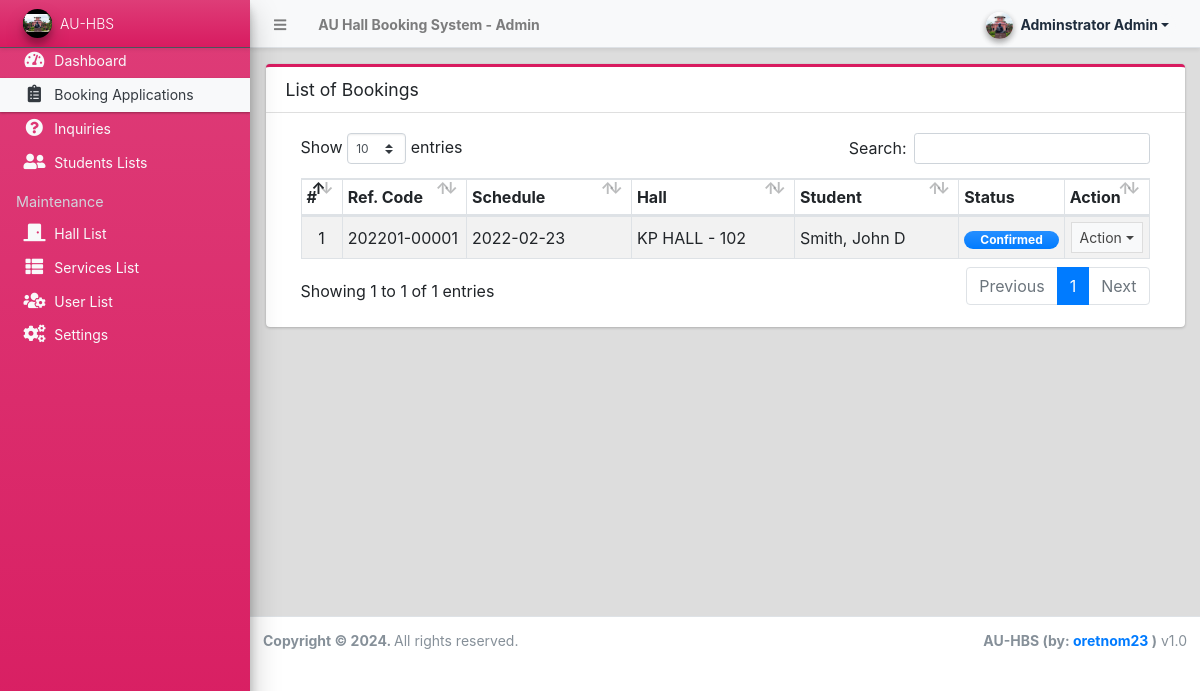
The app's page /admin/?page=bookings (signed in) with its own data.
### tables this page shows
CREATE TABLE `booking_list` (
  `id` int(30) NOT NULL,
  `code` varchar(100) NOT NULL,
  `student_id` int(30) NOT NULL,
  `hall_id` int(30) NOT NULL,
  `services_ids` text DEFAULT NULL,
  `schedule` date NOT NULL,
  `total_students` float NOT NULL DEFAULT 0,
  `remarks` text NOT NULL,
  `status` tinyint(1) NOT NULL DEFAULT 0,
  `date_created` datetime NOT NULL DEFAULT current_timestamp(),
  `date_updated` datetime DEFAULT NULL ON UPDATE current_timestamp()
);

CREATE TABLE `hall_list` (
  `id` int(30) NOT NULL,
  `code` varchar(100) NOT NULL,
  `name` text NOT NULL,
  
  `description` text NOT NULL,
  `image_path` text DEFAULT NULL,
  `status` tinyint(1) NOT NULL DEFAULT 1,
  `delete_flag` tinyint(1) NOT NULL DEFAULT 0,
  `date_created` datetime NOT NULL DEFAULT current_timestamp(),
  `date_updated` datetime DEFAULT NULL ON UPDATE current_timestamp()
);

### admin/bookings/index.php (the view, shortened to what this page needs)
<div class="card card-outline card-maroon">
	<div class="card-header">
		<h3 class="card-title">List of Bookings</h3>
	</div>
	<div class="card-body">
		<div class="container-fluid">
        <div class="container-fluid">
			<table class="table table-hover table-striped table-bordered">
				<colgroup>
					<col width="5%">
					<col width="15%">
					<col width="20%">
					<col width="20%">
					<col width="20%">
					<col width="10%">
					<col width="10%">
				</colgroup>
				<thead>
					<tr>
						<th>#</th>
						<th>Ref. Code</th>
						<th>Schedule</th>
						<th>Hall</th>
						<th>Student</th>
						<th>Status</th>
						<th>Action</th>
					</tr>
				</thead>
				<tbody>
					<?php
						$i = 1;
						$qry = $conn->query("SELECT b.*,h.name as `hall`,concat(c.lastname,', ',c.firstname,' ', c.middlename) as fullname from `booking_list` b inner join `hall_list` h on b.hall_id = h.id inner join student_list c on b.student_id = c.id order by b.status asc, unix_timestamp(b.`date_created`) desc ");
						while($row = $qry->fetch_assoc()):
					?>
						<tr>
							<td class="text-center"><?= $i++; ?></td>
							<td><?php echo ($row['code']) ?></td>
							<td class=""><?php echo date("Y-m-d",strtotime($row['schedule'])) ?></td>
							<td class=""><?= $row['hall'] ?></td>
							<td class=""><?= $row['fullname'] ?></td>
							<td class="text-center">
								<?php
									switch ($row['status']){
										case 1:
											echo '<span class="rounded-pill badge badge-primary bg-gradient-primary px-3">Confirmed</span>';
											break;
									}
								?>
							</td>
							<td align="center">
								 <button type="button" class="btn btn-flat btn-default btn-sm dropdown-toggle dropdown-icon" data-toggle="dropdown">
				                  		Action
				                  </button>
							</td>
						</tr>
					<?php endwhile; ?>
				</tbody>
			</table>
		</div>
		</div>
	</div>
</div>

### records on screen
booking_list: code "202201-00001", schedule "2022-02-23", hall.name "KP HALL - 102", fullname "Smith, John D", status "Confirmed"

### other values on screen
$_settings->info('name') "AU Hall Booking System"
$_settings->userdata('firstname').' '.$_settings->userdata('lastname') "Adminstrator Admin"
$_settings->info('short_name') "AU-HBS"
